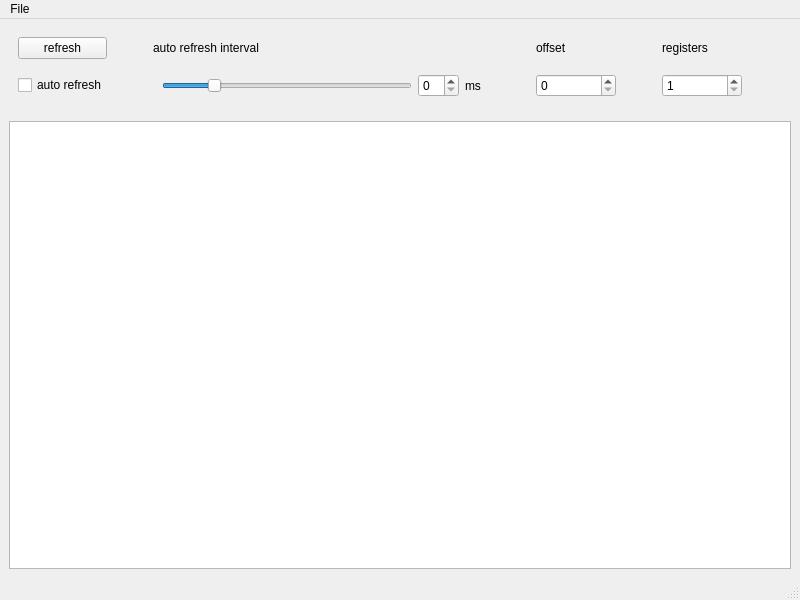
<?xml version="1.0" encoding="UTF-8"?>
<ui version="4.0">
 <class>ShmHexdump</class>
 <widget class="QMainWindow" name="ShmHexdump">
  <property name="geometry">
   <rect>
    <x>0</x>
    <y>0</y>
    <width>800</width>
    <height>600</height>
   </rect>
  </property>
  <property name="minimumSize">
   <size>
    <width>600</width>
    <height>300</height>
   </size>
  </property>
  <property name="windowTitle">
   <string>MainWindow</string>
  </property>
  <widget class="QWidget" name="centralwidget">
   <layout class="QGridLayout" name="gridLayout">
    <item row="2" column="0">
     <widget class="QTextBrowser" name="hexdump_text">
      <property name="font">
       <font>
        <family>Noto Sans Mono Medium</family>
       </font>
      </property>
     </widget>
    </item>
    <item row="0" column="0">
     <widget class="QWidget" name="widget" native="true">
      <layout class="QGridLayout" name="gridLayout_2">
       <item row="1" column="6">
        <widget class="QSpinBox" name="registers">
         <property name="sizePolicy">
          <sizepolicy hsizetype="Minimum" vsizetype="Fixed">
           <horstretch>0</horstretch>
           <verstretch>0</verstretch>
          </sizepolicy>
         </property>
         <property name="minimumSize">
          <size>
           <width>80</width>
           <height>0</height>
          </size>
         </property>
         <property name="toolTip">
          <string>number of registers to hexdump</string>
         </property>
         <property name="statusTip">
          <string>number of registers to hexdump</string>
         </property>
         <property name="minimum">
          <number>1</number>
         </property>
        </widget>
       </item>
       <item row="0" column="5">
        <spacer name="horizontalSpacer_3">
         <property name="orientation">
          <enum>Qt::Horizontal</enum>
         </property>
         <property name="sizeHint" stdset="0">
          <size>
           <width>40</width>
           <height>20</height>
          </size>
         </property>
        </spacer>
       </item>
       <item row="0" column="1">
        <spacer name="horizontalSpacer_2">
         <property name="orientation">
          <enum>Qt::Horizontal</enum>
         </property>
         <property name="sizeHint" stdset="0">
          <size>
           <width>40</width>
           <height>20</height>
          </size>
         </property>
        </spacer>
       </item>
       <item row="1" column="0">
        <widget class="QCheckBox" name="checkbox_autorefresh">
         <property name="toolTip">
          <string>auto refresh</string>
         </property>
         <property name="statusTip">
          <string>auto refresh</string>
         </property>
         <property name="text">
          <string>auto refresh</string>
         </property>
        </widget>
       </item>
       <item row="0" column="0">
        <widget class="QPushButton" name="button_refresh">
         <property name="toolTip">
          <string>refresh hexdump</string>
         </property>
         <property name="statusTip">
          <string>refresh hexdump</string>
         </property>
         <property name="text">
          <string>refresh</string>
         </property>
        </widget>
       </item>
       <item row="0" column="6">
        <widget class="QLabel" name="label_2">
         <property name="text">
          <string>registers</string>
         </property>
        </widget>
       </item>
       <item row="0" column="2">
        <widget class="QLabel" name="label">
         <property name="text">
          <string>auto refresh interval</string>
         </property>
        </widget>
       </item>
       <item row="1" column="2">
        <widget class="QWidget" name="widget_2" native="true">
         <property name="sizePolicy">
          <sizepolicy hsizetype="Preferred" vsizetype="Preferred">
           <horstretch>1</horstretch>
           <verstretch>0</verstretch>
          </sizepolicy>
         </property>
         <layout class="QGridLayout" name="gridLayout_3">
          <item row="0" column="0">
           <widget class="QSlider" name="slider_interval">
            <property name="sizePolicy">
             <sizepolicy hsizetype="Expanding" vsizetype="Fixed">
              <horstretch>1</horstretch>
              <verstretch>0</verstretch>
             </sizepolicy>
            </property>
            <property name="toolTip">
             <string>auto refresh interval</string>
            </property>
            <property name="statusTip">
             <string>auto refresh interval</string>
            </property>
            <property name="minimum">
             <number>100</number>
            </property>
            <property name="maximum">
             <number>10000</number>
            </property>
            <property name="singleStep">
             <number>100</number>
            </property>
            <property name="pageStep">
             <number>1000</number>
            </property>
            <property name="value">
             <number>2000</number>
            </property>
            <property name="orientation">
             <enum>Qt::Horizontal</enum>
            </property>
           </widget>
          </item>
          <item row="0" column="2">
           <widget class="QLabel" name="label_4">
            <property name="text">
             <string>ms</string>
            </property>
           </widget>
          </item>
          <item row="0" column="1">
           <widget class="QSpinBox" name="spinbox_interval">
            <property name="toolTip">
             <string>auto refresh interval</string>
            </property>
            <property name="statusTip">
             <string>auto refresh interval</string>
            </property>
           </widget>
          </item>
         </layout>
        </widget>
       </item>
       <item row="0" column="7">
        <spacer name="horizontalSpacer">
         <property name="orientation">
          <enum>Qt::Horizontal</enum>
         </property>
         <property name="sizeHint" stdset="0">
          <size>
           <width>40</width>
           <height>20</height>
          </size>
         </property>
        </spacer>
       </item>
       <item row="0" column="4">
        <widget class="QLabel" name="label_3">
         <property name="text">
          <string>offset</string>
         </property>
        </widget>
       </item>
       <item row="1" column="4">
        <widget class="QSpinBox" name="offset">
         <property name="sizePolicy">
          <sizepolicy hsizetype="Minimum" vsizetype="Fixed">
           <horstretch>0</horstretch>
           <verstretch>0</verstretch>
          </sizepolicy>
         </property>
         <property name="minimumSize">
          <size>
           <width>80</width>
           <height>0</height>
          </size>
         </property>
         <property name="toolTip">
          <string>register offset (ignore first n registers)</string>
         </property>
         <property name="statusTip">
          <string>register offset (ignore first n registers)</string>
         </property>
        </widget>
       </item>
       <item row="0" column="3">
        <spacer name="horizontalSpacer_4">
         <property name="orientation">
          <enum>Qt::Horizontal</enum>
         </property>
         <property name="sizeHint" stdset="0">
          <size>
           <width>40</width>
           <height>20</height>
          </size>
         </property>
        </spacer>
       </item>
      </layout>
     </widget>
    </item>
   </layout>
  </widget>
  <widget class="QMenuBar" name="menubar">
   <property name="geometry">
    <rect>
     <x>0</x>
     <y>0</y>
     <width>800</width>
     <height>30</height>
    </rect>
   </property>
   <widget class="QMenu" name="menuFile">
    <property name="title">
     <string>File</string>
    </property>
    <addaction name="actionSave"/>
   </widget>
   <addaction name="menuFile"/>
  </widget>
  <widget class="QStatusBar" name="statusbar"/>
  <action name="actionSave">
   <property name="text">
    <string>Save</string>
   </property>
  </action>
 </widget>
 <resources/>
 <connections/>
</ui>
